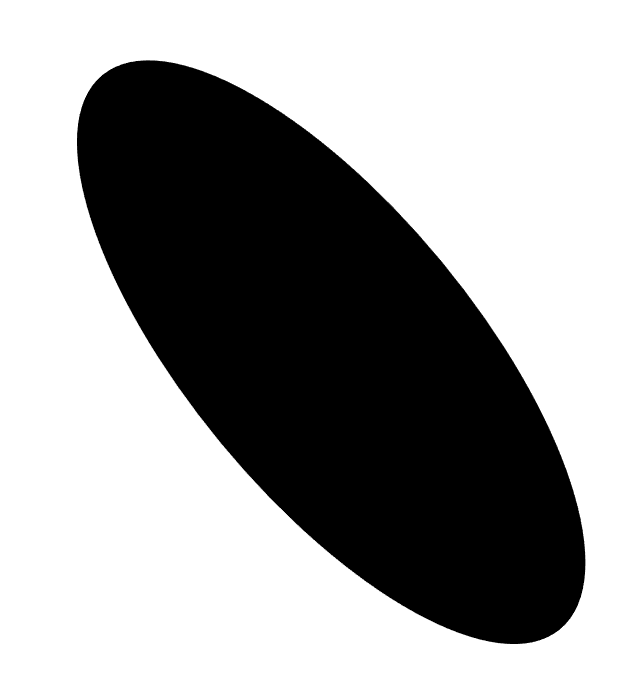
#> input picture 2024-1/GPT/01.png, 644 x 700 px; its folder holds only this picture in this run
$ jupyter execute '240125 ChatGPT-1.ipynb'
#> lines starting #> are read from the running program, lines starting #| are printed output that depends on the picture; after the words box and inside, x2 and y2 are one past the last pixel; in counts of white or black regions, pixels touching at a corner belong together
[cell 1]
import glob
import cv2
import numpy as np

[cell 2]
def load_images():
    filepaths = glob.glob('*.png')
    return [cv2.imread(filepath, cv2.IMREAD_GRAYSCALE) for filepath in filepaths]

def find_principal_axis(image):
    _, thresh = cv2.threshold(image, 127, 255, cv2.THRESH_BINARY_INV)
    moments = cv2.moments(thresh)
    centroid = (int(moments['m10']/moments['m00']), int(moments['m01']/moments['m00']))

    u20 = moments['mu20'] / moments['m00']
    u02 = moments['mu02'] / moments['m00']
    u11 = moments['mu11'] / moments['m00']

    angle = 0.5 * np.arctan2(2 * u11, (u20 - u02))
    return centroid, angle

def rotate_image(image, centroid, angle):
    height, width = image.shape
    rotation_matrix = cv2.getRotationMatrix2D(centroid, angle * 180 / np.pi, 1)
    return cv2.warpAffine(image, rotation_matrix, (width, height))

def conditional_reverse(image, centroid, angle):
    height, width = image.shape
    perpendicular_angle = angle + np.pi / 2
    line_end = (int(centroid[0] + 1000 * np.cos(perpendicular_angle)),
                int(centroid[1] + 1000 * np.sin(perpendicular_angle)))

    if line_end[1] > height / 2:
        return cv2.flip(image, 1)  # Horizontal flip
    return image

def process_images():
    images = load_images()
#> images = 1 item
    for image in images:
        centroid, angle = find_principal_axis(image)
        image = rotate_image(image, centroid, angle)
        image = conditional_reverse(image, centroid, angle)
        cv2.imshow('Processed Image', image)
        cv2.waitKey(0)
#> this loop made 1 pass
#> (centroid, u20 in find_principal_axis, u02 in find_principal_axis, u11 in find_principal_axis, angle, rotation_matrix in rotate_image) on pass 1: ((330, 351), 16145.6, 21306.1, 13368.3, 0.881, [[0.637, 0.771, -150.8], [-0.771, 0.637, 382.1]])
#> pass 1, in find_principal_axis, `_, thresh = cv2.threshold(image, 127, 255, cv2.THRESH_BINARY_INV)`:
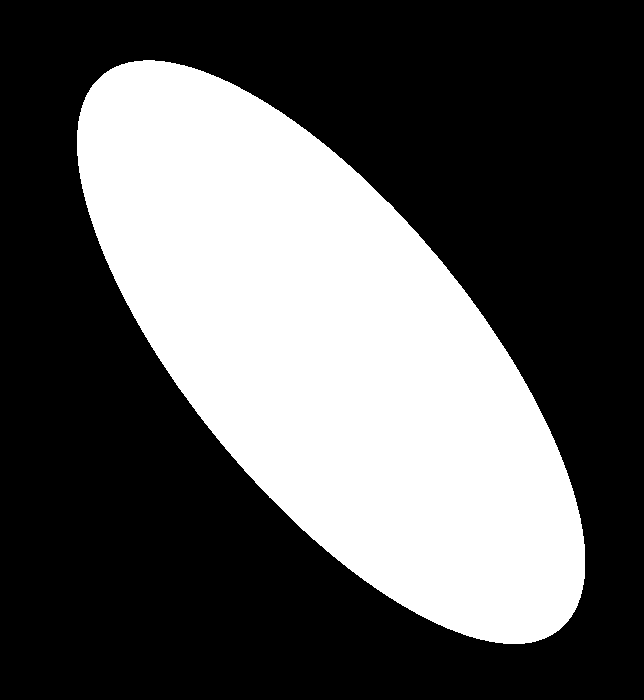
#> thresh: shape (700, 644); 35.8% white; 1 white region, box (x1, y1, x2, y2) and area: (77, 60, 585, 644) 161559
#> pass 1, in process_images, `image = rotate_image(image, centroid, angle)`:
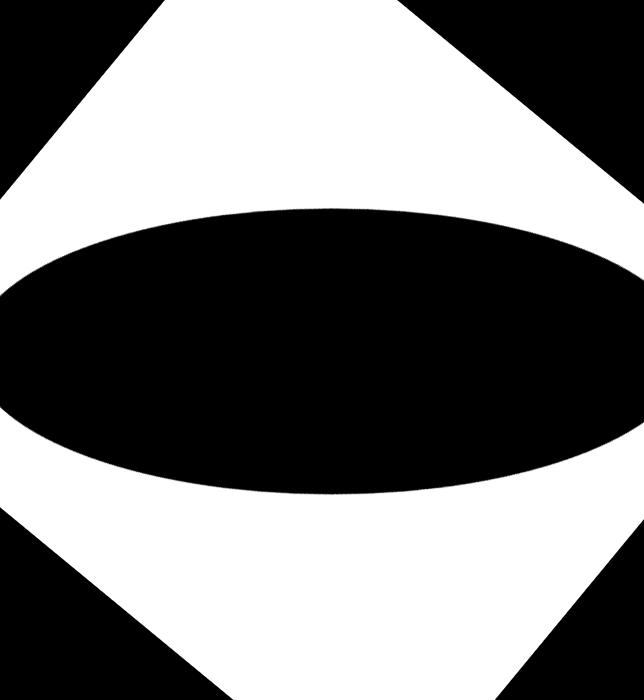
#> image: shape (700, 644); min 0, max 255, mean 123.5
#> pass 1, in process_images, `image = conditional_reverse(image, centroid, angle)`:
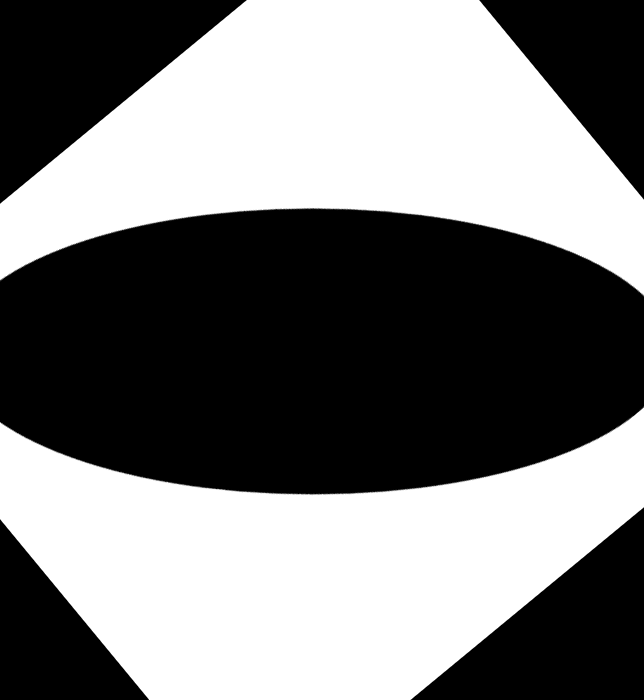
#> image: shape (700, 644); min 0, max 255, mean 123.5

    cv2.destroyAllWindows()

$ run again, on 2024-1/GPT/05.png
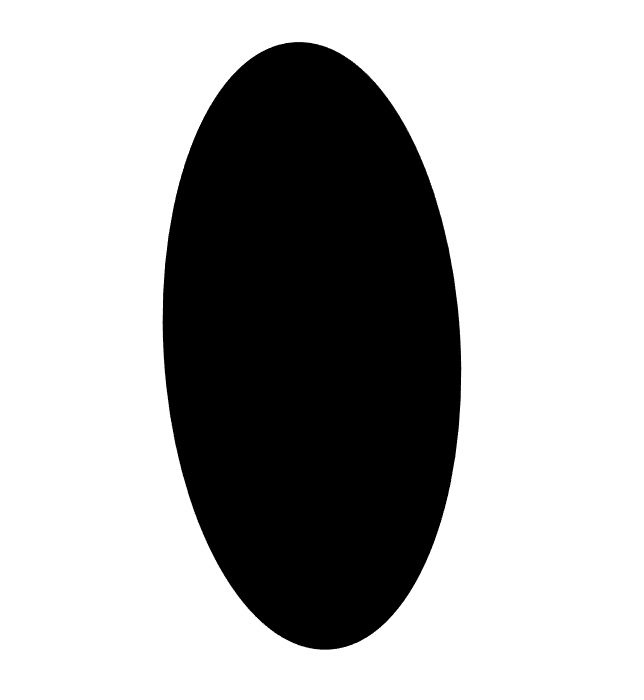
#> input picture 2024-1/GPT/05.png, 644 x 700 px
#> images = 1 item
#> the loop in process_images, `for image in images:` made 1 pass
#> (centroid, u20 in find_principal_axis, u02 in find_principal_axis, u11 in find_principal_axis, angle, rotation_matrix in rotate_image) on pass 1: ((311, 345), 5571.2, 23113.6, 993.4, 1.51, [[0.0564, 0.998, -50.98], [-0.998, 0.0564, 636.1]])
#> pass 1, in find_principal_axis, `_, thresh = cv2.threshold(image, 127, 255, cv2.THRESH_BINARY_INV)`:
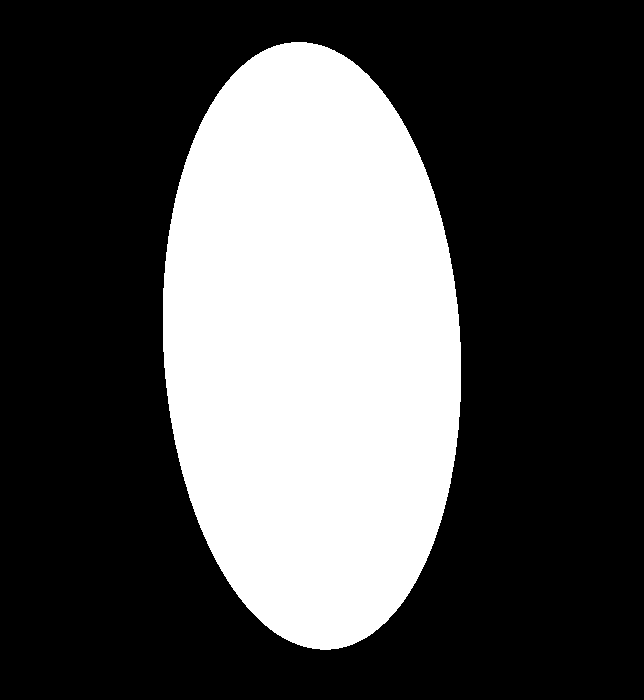
#> thresh: shape (700, 644); 31.5% white; 1 white region, box (x1, y1, x2, y2) and area: (163, 42, 461, 650) 142052
#> pass 1, in process_images, `image = conditional_reverse(image, centroid, angle)`:
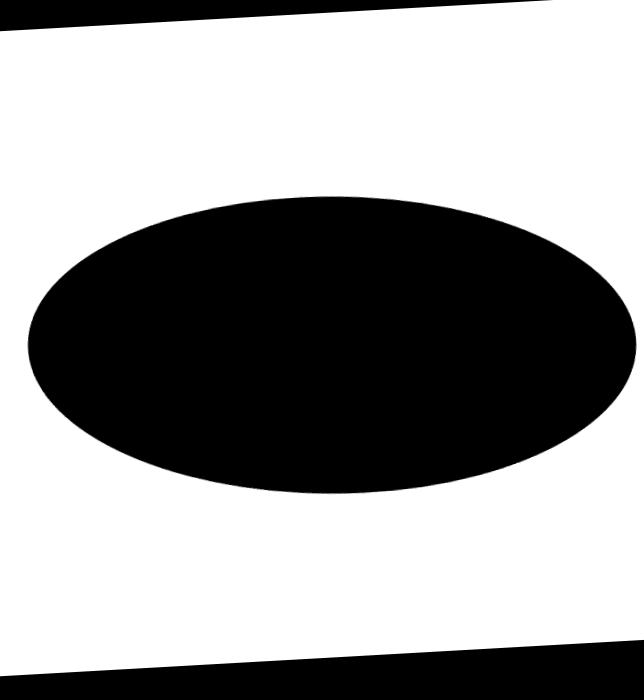
#> image: shape (700, 644); min 0, max 255, mean 154.5

$ run again, on 2024-1/GPT/06.png
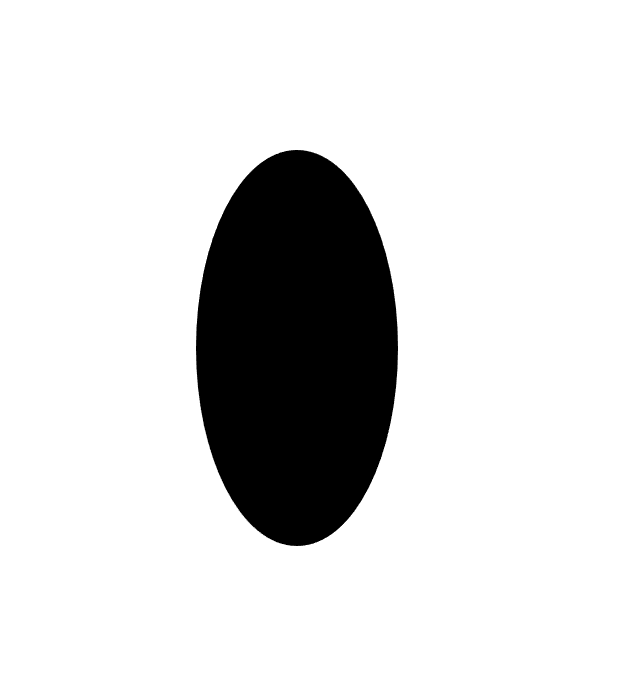
#> input picture 2024-1/GPT/06.png, 644 x 700 px
#> images = 1 item
#> the loop in process_images, `for image in images:` made 1 pass
#> (centroid, u20 in find_principal_axis, u02 in find_principal_axis, u11 in find_principal_axis, angle, rotation_matrix in rotate_image) on pass 1: ((296, 347), 2552.3, 9819, -1.11, -1.57, [[0.000153, -1, 643], [1, 0.000153, 50.95]])
#> pass 1, in find_principal_axis, `_, thresh = cv2.threshold(image, 127, 255, cv2.THRESH_BINARY_INV)`:
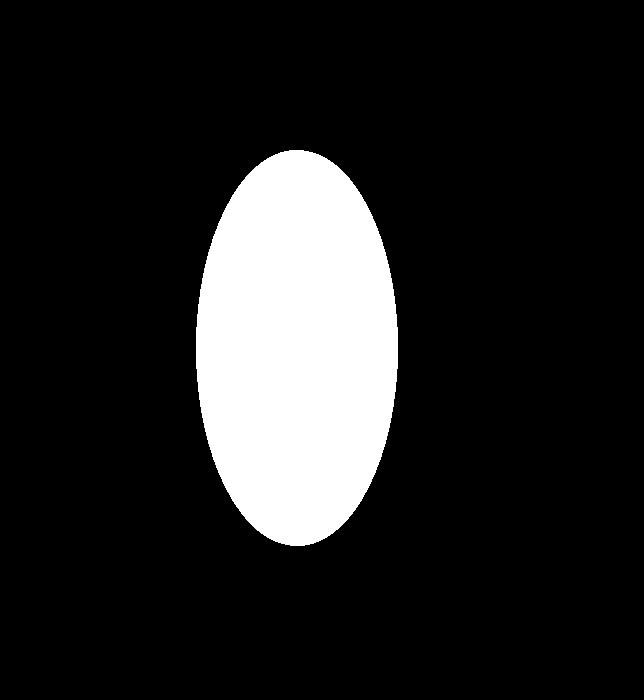
#> thresh: shape (700, 644); 14% white; 1 white region, box (x1, y1, x2, y2) and area: (196, 150, 398, 546) 62909
#> pass 1, in process_images, `image = rotate_image(image, centroid, angle)`:
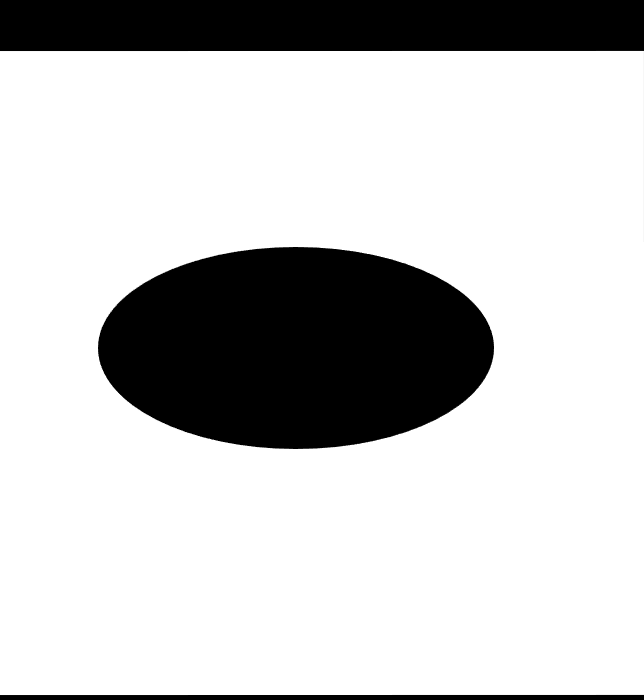
#> image: shape (700, 644); min 0, max 255, mean 199.1

$ run again, on 2024-1/GPT/07.png
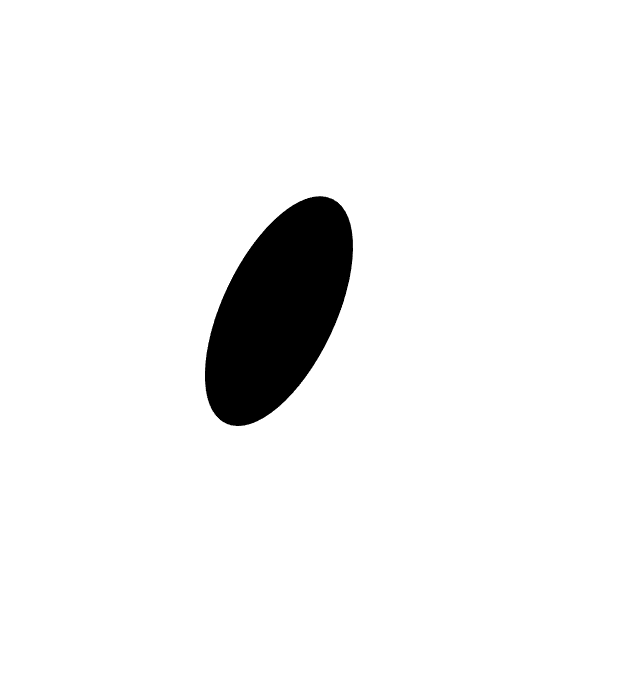
#> input picture 2024-1/GPT/07.png, 644 x 700 px
#> images = 1 item
#> the loop in process_images, `for image in images:` made 1 pass
#> (centroid, u20 in find_principal_axis, u02 in find_principal_axis, u11 in find_principal_axis, angle, rotation_matrix in rotate_image) on pass 1: ((278, 310), 1368.3, 3304.6, -1187.5, -1.13, [[0.429, -0.903, 438.8], [0.903, 0.429, -74.11]])
#> pass 1, in find_principal_axis, `_, thresh = cv2.threshold(image, 127, 255, cv2.THRESH_BINARY_INV)`:
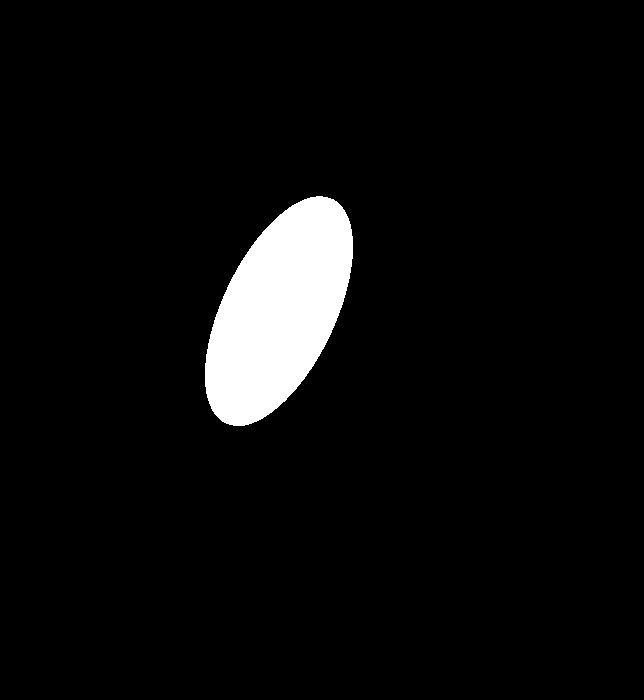
#> thresh: shape (700, 644); 4.9% white; 1 white region, box (x1, y1, x2, y2) and area: (205, 196, 353, 426) 22166
#> pass 1, in process_images, `image = conditional_reverse(image, centroid, angle)`:
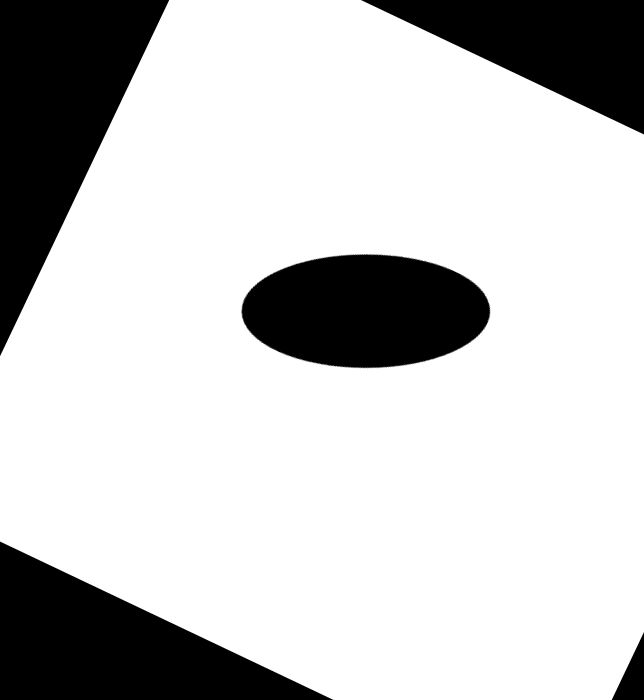
#> image: shape (700, 644); min 0, max 255, mean 199.1
